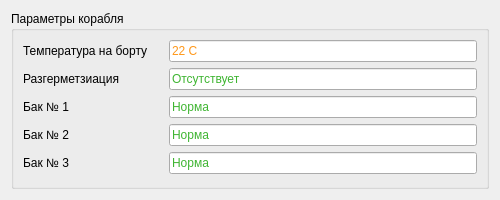
<?xml version="1.0" encoding="UTF-8"?>
<ui version="4.0">
 <class>Form</class>
 <widget class="QWidget" name="Form">
  <property name="enabled">
   <bool>true</bool>
  </property>
  <property name="geometry">
   <rect>
    <x>0</x>
    <y>0</y>
    <width>500</width>
    <height>200</height>
   </rect>
  </property>
  <property name="minimumSize">
   <size>
    <width>340</width>
    <height>200</height>
   </size>
  </property>
  <property name="maximumSize">
   <size>
    <width>500</width>
    <height>200</height>
   </size>
  </property>
  <property name="windowTitle">
   <string>Form</string>
  </property>
  <layout class="QHBoxLayout" name="horizontalLayout">
   <item>
    <widget class="QGroupBox" name="groupBox">
     <property name="title">
      <string>Параметры корабля</string>
     </property>
     <layout class="QVBoxLayout" name="verticalLayout">
      <item>
       <layout class="QHBoxLayout" name="horizontalLayout_2">
        <item>
         <widget class="QLabel" name="label">
          <property name="minimumSize">
           <size>
            <width>140</width>
            <height>0</height>
           </size>
          </property>
          <property name="text">
           <string>Температура на борту</string>
          </property>
         </widget>
        </item>
        <item>
         <widget class="QLineEdit" name="lineEdit">
          <property name="styleSheet">
           <string notr="true">color: rgb(255, 152, 26)</string>
          </property>
          <property name="text">
           <string>22 C</string>
          </property>
          <property name="readOnly">
           <bool>true</bool>
          </property>
         </widget>
        </item>
       </layout>
      </item>
      <item>
       <layout class="QHBoxLayout" name="horizontalLayout_3">
        <item>
         <widget class="QLabel" name="label_2">
          <property name="minimumSize">
           <size>
            <width>140</width>
            <height>0</height>
           </size>
          </property>
          <property name="text">
           <string>Разгерметзиация</string>
          </property>
         </widget>
        </item>
        <item>
         <widget class="QLineEdit" name="lineEdit_2">
          <property name="styleSheet">
           <string notr="true">color: rgb(63, 181, 50)</string>
          </property>
          <property name="text">
           <string>Отсутствует</string>
          </property>
          <property name="readOnly">
           <bool>true</bool>
          </property>
         </widget>
        </item>
       </layout>
      </item>
      <item>
       <layout class="QHBoxLayout" name="horizontalLayout_4">
        <item>
         <widget class="QLabel" name="label_3">
          <property name="minimumSize">
           <size>
            <width>140</width>
            <height>0</height>
           </size>
          </property>
          <property name="text">
           <string>Бак № 1</string>
          </property>
         </widget>
        </item>
        <item>
         <widget class="QLineEdit" name="lineEdit_3">
          <property name="styleSheet">
           <string notr="true">color: rgb(63, 181, 50)</string>
          </property>
          <property name="text">
           <string>Норма</string>
          </property>
          <property name="readOnly">
           <bool>true</bool>
          </property>
         </widget>
        </item>
       </layout>
      </item>
      <item>
       <layout class="QHBoxLayout" name="horizontalLayout_5">
        <item>
         <widget class="QLabel" name="label_4">
          <property name="minimumSize">
           <size>
            <width>140</width>
            <height>0</height>
           </size>
          </property>
          <property name="text">
           <string>Бак № 2</string>
          </property>
         </widget>
        </item>
        <item>
         <widget class="QLineEdit" name="lineEdit_4">
          <property name="styleSheet">
           <string notr="true">color: rgb(63, 181, 50)</string>
          </property>
          <property name="text">
           <string>Норма</string>
          </property>
          <property name="readOnly">
           <bool>true</bool>
          </property>
         </widget>
        </item>
       </layout>
      </item>
      <item>
       <layout class="QHBoxLayout" name="horizontalLayout_6">
        <item>
         <widget class="QLabel" name="label_5">
          <property name="minimumSize">
           <size>
            <width>140</width>
            <height>0</height>
           </size>
          </property>
          <property name="text">
           <string>Бак № 3</string>
          </property>
         </widget>
        </item>
        <item>
         <widget class="QLineEdit" name="lineEdit_5">
          <property name="styleSheet">
           <string notr="true">color: rgb(63, 181, 50)</string>
          </property>
          <property name="text">
           <string>Норма</string>
          </property>
          <property name="readOnly">
           <bool>true</bool>
          </property>
         </widget>
        </item>
       </layout>
      </item>
     </layout>
    </widget>
   </item>
  </layout>
 </widget>
 <resources/>
 <connections/>
</ui>
